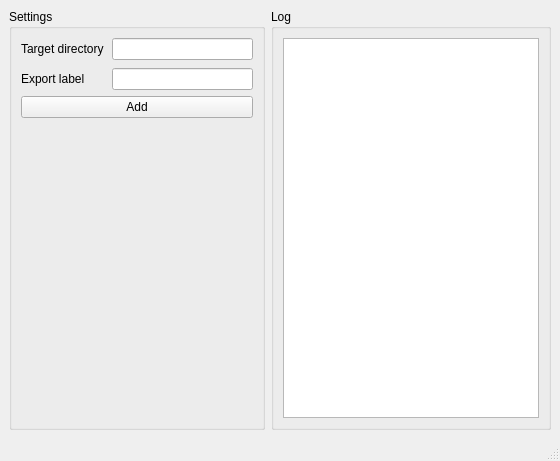
<?xml version="1.0" encoding="UTF-8"?>
<ui version="4.0">
 <class>MainWindow</class>
 <widget class="QMainWindow" name="MainWindow">
  <property name="geometry">
   <rect>
    <x>0</x>
    <y>0</y>
    <width>560</width>
    <height>461</height>
   </rect>
  </property>
  <property name="sizePolicy">
   <sizepolicy hsizetype="Fixed" vsizetype="Preferred">
    <horstretch>0</horstretch>
    <verstretch>0</verstretch>
   </sizepolicy>
  </property>
  <property name="maximumSize">
   <size>
    <width>560</width>
    <height>16777215</height>
   </size>
  </property>
  <property name="windowTitle">
   <string>MainWindow</string>
  </property>
  <widget class="QWidget" name="centralwidget">
   <layout class="QHBoxLayout" name="horizontalLayout">
    <item>
     <widget class="QGroupBox" name="settings_group_box">
      <property name="title">
       <string>Settings</string>
      </property>
      <layout class="QVBoxLayout" name="verticalLayout_3">
       <item>
        <layout class="QVBoxLayout" name="export_items_layout">
         <property name="spacing">
          <number>8</number>
         </property>
         <item>
          <layout class="QFormLayout" name="settings_layout">
           <item row="0" column="0">
            <widget class="QLabel" name="target_directory_label">
             <property name="text">
              <string>Target directory</string>
             </property>
            </widget>
           </item>
           <item row="0" column="1">
            <widget class="QLineEdit" name="target_directory_edit"/>
           </item>
           <item row="1" column="0">
            <widget class="QLabel" name="export_label_label">
             <property name="text">
              <string>Export label</string>
             </property>
            </widget>
           </item>
           <item row="1" column="1">
            <widget class="QLineEdit" name="export_label_edit"/>
           </item>
          </layout>
         </item>
        </layout>
       </item>
       <item>
        <widget class="QPushButton" name="add_export_item_button">
         <property name="text">
          <string>Add</string>
         </property>
        </widget>
       </item>
       <item>
        <spacer name="verticalSpacer">
         <property name="orientation">
          <enum>Qt::Vertical</enum>
         </property>
         <property name="sizeHint" stdset="0">
          <size>
           <width>20</width>
           <height>40</height>
          </size>
         </property>
        </spacer>
       </item>
      </layout>
     </widget>
    </item>
    <item>
     <widget class="QGroupBox" name="log_group_box">
      <property name="sizePolicy">
       <sizepolicy hsizetype="Fixed" vsizetype="Minimum">
        <horstretch>0</horstretch>
        <verstretch>0</verstretch>
       </sizepolicy>
      </property>
      <property name="title">
       <string>Log</string>
      </property>
      <layout class="QVBoxLayout" name="verticalLayout">
       <item>
        <widget class="QListWidget" name="log_list_widget">
         <property name="sizePolicy">
          <sizepolicy hsizetype="Fixed" vsizetype="Expanding">
           <horstretch>0</horstretch>
           <verstretch>0</verstretch>
          </sizepolicy>
         </property>
        </widget>
       </item>
      </layout>
     </widget>
    </item>
   </layout>
  </widget>
  <widget class="QStatusBar" name="statusbar"/>
 </widget>
 <resources/>
 <connections/>
</ui>
